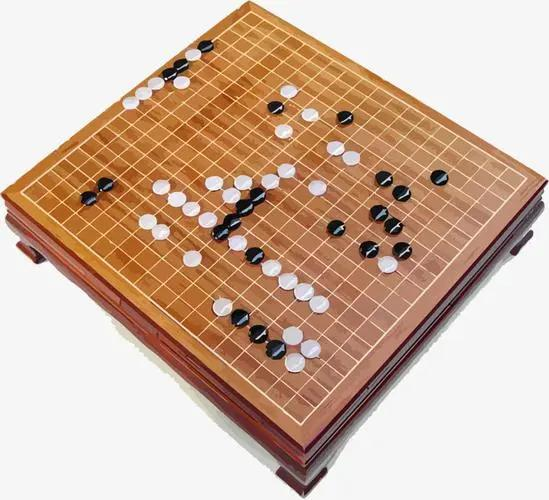
#> input picture board_images/board2.jpeg, 549 x 500 px, given as the content of the folder ../../../board_images/board2.jpeg, which was not available
$ python board_edges.py ../../../board_images/board2.jpeg ../../../board_images/board3.jpeg
#> lines starting #> are read from the running program, lines starting #| are printed output that depends on the picture; after the words box and inside, x2 and y2 are one past the last pixel; in counts of white or black regions, pixels touching at a corner belong together; pictures that were not available may be replaced by others from this repository, and a replacement may not be noted
#!/usr/bin/env python3

# Copyright (c) 2024, xiaominghe2014@gmail.com
# All rights reserved.

# Redistribution and use in source and binary forms, with or without
# modification, are permitted provided that the following conditions are met:

# 1. Redistributions of source code must retain the above copyright notice,
#    this list of conditions and the following disclaimer.

# 2. Redistributions in binary form must reproduce the above copyright notice,
#    this list of conditions and the following disclaimer in the documentation
#    and/or other materials provided with the distribution.

# 3. Neither the name of the copyright holder nor the names of its contributors
#    may be used to endorse or promote products derived from this software
#    without specific prior written permission.

# THIS SOFTWARE IS PROVIDED BY THE COPYRIGHT HOLDERS AND CONTRIBUTORS "AS IS"
# AND ANY EXPRESS OR IMPLIED WARRANTIES, INCLUDING, BUT NOT LIMITED TO, THE
# IMPLIED WARRANTIES OF MERCHANTABILITY AND FITNESS FOR A PARTICULAR PURPOSE
# ARE DISCLAIMED. IN NO EVENT SHALL THE COPYRIGHT HOLDER OR CONTRIBUTORS BE
# LIABLE FOR ANY DIRECT, INDIRECT, INCIDENTAL, SPECIAL, EXEMPLARY, OR
# CONSEQUENTIAL DAMAGES (INCLUDING, BUT NOT LIMITED TO, PROCUREMENT OF
# SUBSTITUTE GOODS OR SERVICES; LOSS OF USE, DATA, OR PROFITS; OR BUSINESS
# INTERRUPTION) HOWEVER CAUSED AND ON ANY THEORY OF LIABILITY, WHETHER IN
# CONTRACT, STRICT LIABILITY, OR TORT (INCLUDING NEGLIGENCE OR OTHERWISE)
# ARISING IN ANY WAY OUT OF THE USE OF THIS SOFTWARE, EVEN IF ADVISED OF THE
# POSSIBILITY OF SUCH DAMAGE.

import os
import sys
import cv2
import numpy as np

def file_to_save_path(image_path,save_dir):
    if not os.path.exists(save_dir):
        os.makedirs(save_dir)
    return os.path.join(save_dir, os.path.basename(image_path))

def board_tetect(image_path, save_dir):
    # 读取图片
#> called with image_path = '_only/board2.jpeg', save_dir = '../../../board_images/board3.jpeg'
    image = cv2.imread(image_path)
#> image is the input picture: shape (500, 549, 3); mean B, G, R 161.7, 180.6, 207.9
    # [8 lines of commented-out code are left out]
    gray = cv2.cvtColor(image, cv2.COLOR_BGR2GRAY)
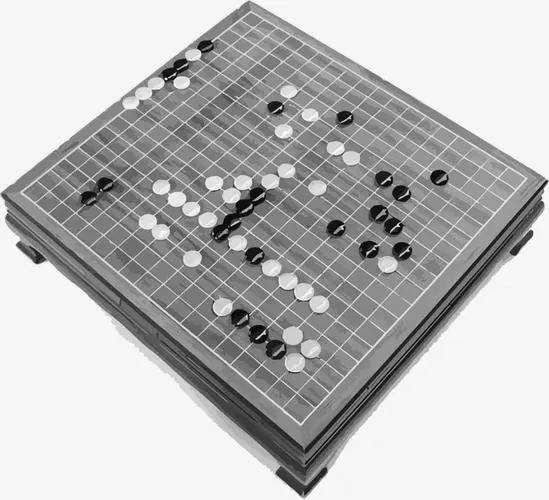
#> gray: shape (500, 549); min 0, max 255, mean 186.6

    # 霍夫变换找到棋盘上的线条
    lines = cv2.HoughLinesP(cv2.Canny(gray, 50, 150, apertureSize=3), 1, np.pi / 180, 100, minLineLength=100, maxLineGap=10)
#> lines = 117 rows, first 6: [410, 332, 547, 179], [345, 439, 514, 245], [311, 285, 467, 129], [192, 401, 296, 297], [282, 480, 512, 224], [6, 224, 282, 464]

    horizontal_lines = []
    vertical_lines = []

    if lines is not None:
        for line in lines:
            x1, y1, x2, y2 = line[0]
            if x1 == x2:
                vertical_lines.append(line)
            elif y1 == y2:
                horizontal_lines.append(line)
#> this loop made 117 passes
#> (x1, y1, x2, y2) on passes 1 to 12: (410, 332, 547, 179), (345, 439, 514, 245), (311, 285, 467, 129), (192, 401, 296, 297), (282, 480, 512, 224), (6, 224, 282, 464), (218, 189, 432, 344), (224, 190, 399, 317), (48, 193, 315, 409), (47, 214, 299, 425), (96, 272, 330, 469), (40, 263, 310, 36)
#> after the loop, horizontal_lines = []; vertical_lines = []
    for line in horizontal_lines:
        x1, y1, x2, y2 = line[0]
        cv2.line(image, (x1, y1), (x2, y2), (0, 255, 0), 2)
#> this loop made 0 passes


    for line in vertical_lines:
        x1, y1, x2, y2 = line[0]
        cv2.line(image, (x1, y1), (x2, y2), (0, 255, 0), 2)


    # 高斯模糊
    # blur = cv2.GaussianBlur(gray,(5,5),0)

     # 定义腐蚀的核大小
    kernel = np.ones((6, 6), np.uint8)

    # 腐蚀操作
    erosion = cv2.erode(gray, kernel, iterations=1)
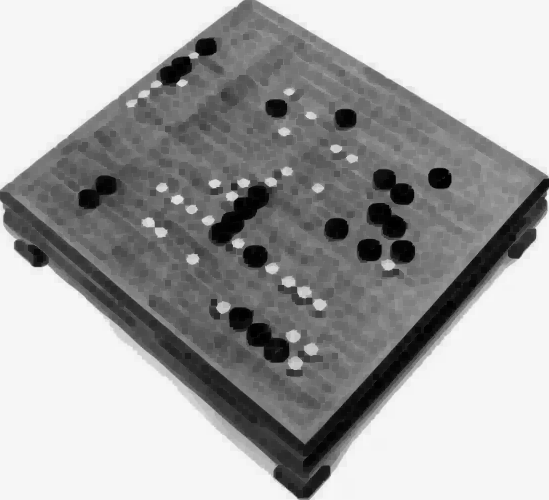
#> erosion: shape (500, 549); min 0, max 247, mean 165

    # 形态学闭运算
    # closing = cv2.morphologyEx(erosion, cv2.MORPH_CLOSE, kernel)


    # 边缘检测
    # edges = cv2.Canny(erosion, 50, 150, apertureSize=3)

    # 轮廓提取
    contours, _ = cv2.findContours(erosion, cv2.RETR_EXTERNAL, cv2.CHAIN_APPROX_SIMPLE)
#> contours = [[[0, 0], [0, 499], [548, 499], [548, 0]]]


    # 根据黑白颜色分别设置阈值，得到两个二值图像
    hsv = cv2.cvtColor(image, cv2.COLOR_BGR2HSV)
#> hsv: shape (500, 549, 3); mean H, S, V 16.7, 69.9, 208.2
    min_black = np.array([0,0,10])
    max_black = np.array([180,255,90])
    mask_black = cv2.inRange(hsv,min_black,max_black)
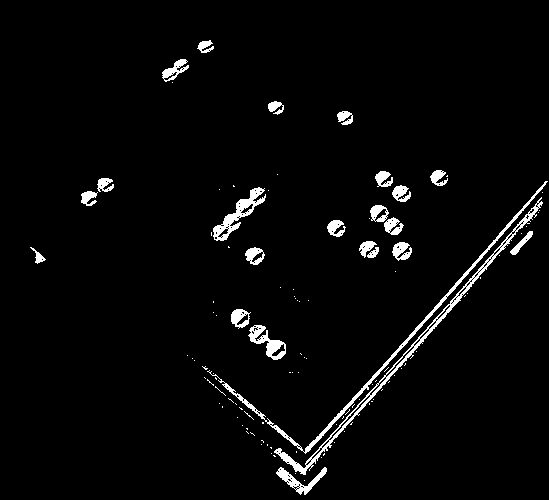
#> mask_black: shape (500, 549); 3.2% white; 111 white regions (87 under 20 px), largest, box (x1, y1, x2, y2) and area: (274, 197, 543, 475) 1897, (207, 181, 548, 454) 1565, (213, 187, 266, 241) 785
    min_white = np.array([0,0,100])
    max_white = np.array([180,30,255])
    mask_white = cv2.inRange(hsv,min_white,max_white)
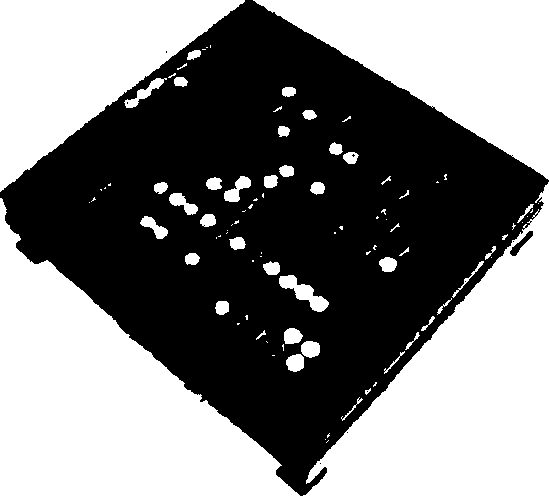
#> mask_white: shape (500, 549); 50.6% white; 10 black regions (8 under 20 px), largest, box (x1, y1, x2, y2) and area: (0, 0, 549, 496) 135372, (510, 231, 533, 256) 177

    # 与运算，将二值图像与原图相与，得到黑子与白子的图像
    r_black = cv2.bitwise_and(image,image,mask = mask_black)
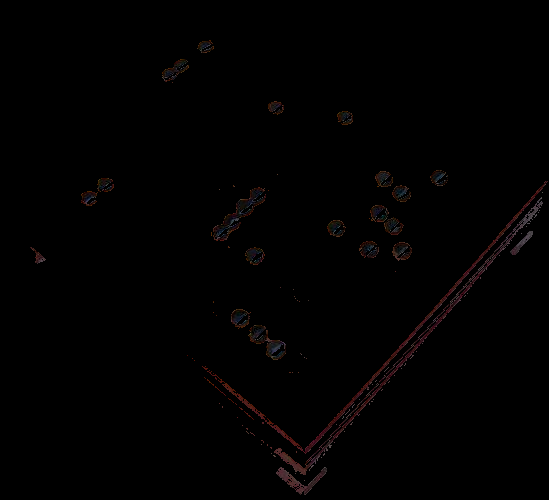
#> r_black: shape (500, 549, 3); mean B, G, R 0.9, 0.9, 1.6
    r_white = cv2.bitwise_and(image,image,mask = mask_white)
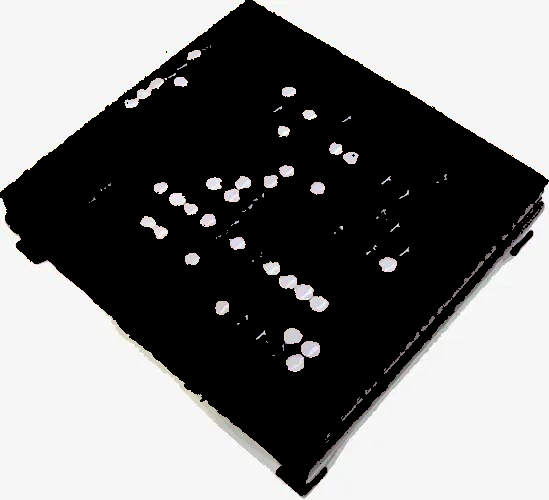
#> r_white: shape (500, 549, 3); mean B, G, R 122.1, 122.2, 122.5
    r_black = cv2.cvtColor(r_black,cv2.COLOR_BGR2GRAY)
#> r_black: shape (500, 549)
    r_white = cv2.cvtColor(r_white,cv2.COLOR_BGR2GRAY)
#> r_white: shape (500, 549)


    # 圆检测，找到棋盘上的棋子
    circles1 = cv2.HoughCircles(erosion,method=cv2.HOUGH_GRADIENT,dp=1,minDist=20,param1=50,param2=30,minRadius=10,maxRadius=30)
#> circles1 = None
    circles2 = cv2.HoughCircles(gray,method=cv2.HOUGH_GRADIENT,dp=1,minDist=20,param1=50,param2=30,minRadius=10,maxRadius=30)
#> circles2 = 16 rows, first 8: [478.5, 172.5, 23.9], [359.5, 193.5, 17.2], [236.5, 244.5, 19.4], [309.5, 397.5, 21.7], [211.5, 103.5, 17.2], [298.5, 88.5, 16.1], [455.5, 244.5, 17.2], [335.5, 377.5, 15]
#> (the run stopped early here; a loop or call above may not have finished)

$ run again, on board_images/board4.jpeg
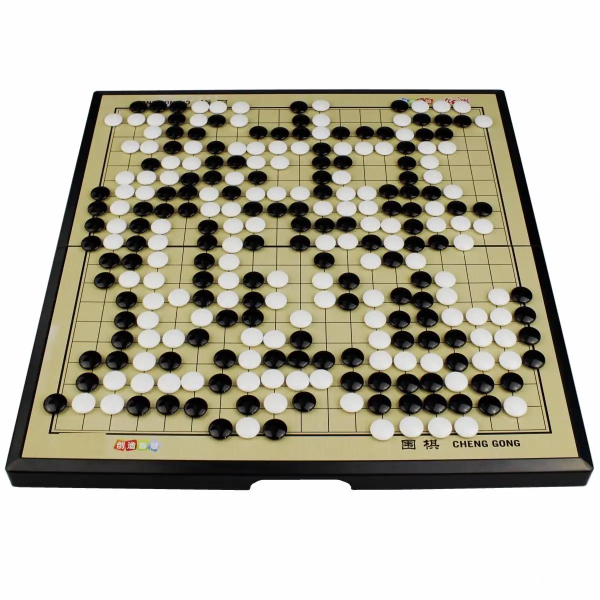
#> input picture board_images/board4.jpeg, 1200 x 1200 px, given as the content of the folder ../../../board_images/board4.jpeg, which was not available (shown at 1/2 size)
#> in board_tetect, image is the input picture: shape (1200, 1200, 3); mean B, G, R 169.4, 183.2, 186.3
#> lines = 87 rows, first 6: [393, 920, 804, 920], [989, 179, 1126, 774], [407, 179, 591, 179], [965, 255, 1032, 571], [651, 219, 795, 219], [10, 936, 108, 512]
#> the loop in board_tetect, `for line in lines:` made 87 passes
#> after the loop in board_tetect, `for line in lines:`: horizontal_lines = 38 items, first 6: [[393, 920, 804, 920]], [[407, 179, 591, 179]], [[651, 219, 795, 219]], [[569, 818, 687, 818]], [[477, 529, 638, 529]], [[568, 187, 878, 187]]; vertical_lines = []
#> the loop in board_tetect, `for line in horizontal_lines:` made 38 passes
#> contours = [[[0, 0], [0, 1199], [1199, 1199], [1199, 0]]]
#> hsv: shape (1200, 1200, 3); mean H, S, V 24.5, 45.3, 188
#> in board_tetect, `mask_black = cv2.inRange(hsv,min_black,max_black)`:
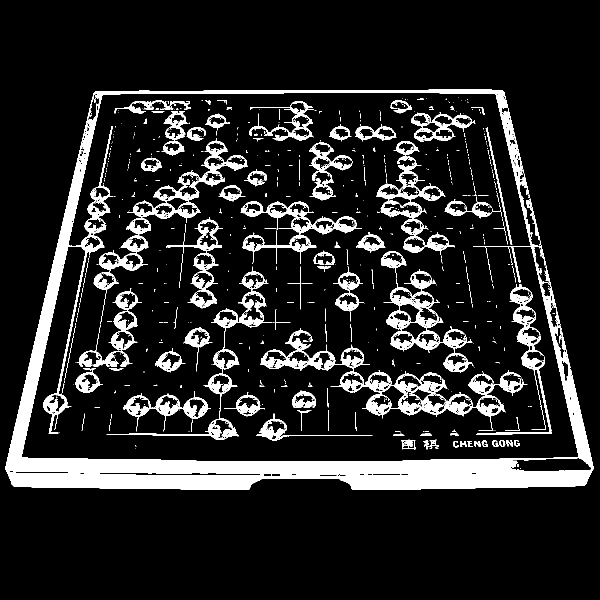
#> mask_black: shape (1200, 1200) (shown at 1/2 size); 13.3% white; 897 white regions (791 under 20 px), largest, box (x1, y1, x2, y2) and area: (11, 179, 1187, 980) 95328, (520, 656, 1055, 862) 14771, (187, 276, 495, 649) 9239
#> mask_white: shape (1200, 1200); 53.3% white; 8 black regions (7 under 20 px), largest, box (x1, y1, x2, y2) and area: (11, 177, 1187, 980) 672202
#> circles1 = 26 rows, first 8: [762.5, 764.5, 22.7], [331.5, 810.5, 22.5], [174.5, 768.5, 26.1], [437.5, 767.5, 22.8], [490.5, 810.5, 21.6], [611.5, 805.5, 25], [1031.5, 809.5, 21.6], [179.5, 724.5, 25]
#> circles2 = 64 rows, first 8: [758.5, 766.5, 23.8], [966.5, 764.5, 23.9], [495.5, 813.5, 24.9], [820.5, 811.5, 23.9], [388.5, 814.5, 21.7], [757.5, 814.5, 26.1], [276.5, 813.5, 23.6], [551.5, 858.5, 21.6]
#| circles1: 26
#| circles2: 64
#> in board_tetect, `circles = np.concatenate((circles1[0], circles2[0]), axis=0)`: circles = 90 rows, first 8: [762.5, 764.5, 22.7], [331.5, 810.5, 22.5], [174.5, 768.5, 26.1], [437.5, 767.5, 22.8], [490.5, 810.5, 21.6], [611.5, 805.5, 25], [1031.5, 809.5, 21.6], [179.5, 724.5, 25]
#> in board_tetect, `circles = np.array([c for i, c in enumerate(circles) if all(np.linalg...`: circles = 77 rows, first 8: [762.5, 764.5, 22.7], [331.5, 810.5, 22.5], [174.5, 768.5, 26.1], [437.5, 767.5, 22.8], [490.5, 810.5, 21.6], [611.5, 805.5, 25], [1031.5, 809.5, 21.6], [179.5, 724.5, 25]
#| circles: 77
#> the loop in board_tetect, `for i in circles:` made 77 passes
#> after the loop in board_tetect, `for i in circles:`:
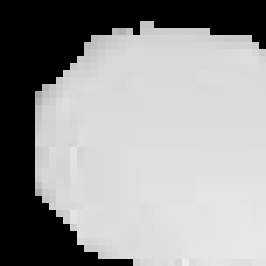
#> whites: shape (38, 38) (shown 7 times larger); min 0, max 236, mean 152.1
